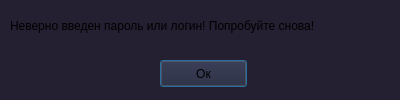
<?xml version="1.0" encoding="UTF-8"?>
<ui version="4.0">
 <class>Dialog</class>
 <widget class="QDialog" name="Dialog">
  <property name="geometry">
   <rect>
    <x>0</x>
    <y>0</y>
    <width>400</width>
    <height>100</height>
   </rect>
  </property>
  <property name="windowTitle">
   <string>Обучающая система</string>
  </property>
  <property name="styleSheet">
   <string notr="true">background-color: rgb(36, 31, 49);</string>
  </property>
  <widget class="QLabel" name="label">
   <property name="geometry">
    <rect>
     <x>10</x>
     <y>0</y>
     <width>391</width>
     <height>51</height>
    </rect>
   </property>
   <property name="text">
    <string>Неверно введен пароль или логин! Попробуйте снова!</string>
   </property>
  </widget>
  <widget class="QPushButton" name="pushButton">
   <property name="geometry">
    <rect>
     <x>160</x>
     <y>60</y>
     <width>87</width>
     <height>27</height>
    </rect>
   </property>
   <property name="text">
    <string>Ок</string>
   </property>
  </widget>
 </widget>
 <resources/>
 <connections/>
</ui>
